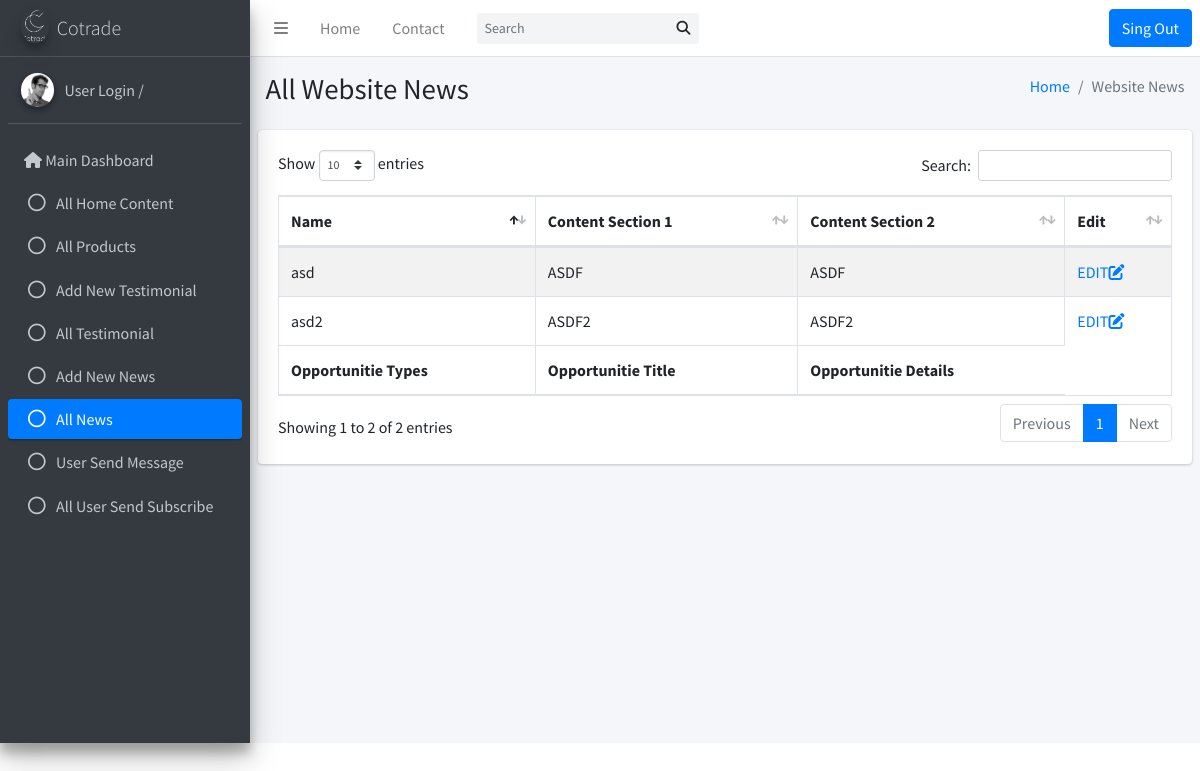
Page /aktech/admin/pages/tables/newsreports.php on the committed database.
### tables this page shows
CREATE TABLE `news` (
  `id` int(11) NOT NULL,
  `newstitle` varchar(5000) NOT NULL,
  `newscontent1` varchar(5000) NOT NULL,
  `newscontent2` varchar(5000) NOT NULL,
  `newsdate` date NOT NULL DEFAULT current_timestamp(),
  `newsimg` varchar(10000) NOT NULL
);

### aktech/admin/pages/tables/newsreports.php (the view, shortened to what this page needs)
<?php
  include("../../conn.php");
?>
<!DOCTYPE html>
<html>
<head>
  <link rel="stylesheet" href="../../plugins/fontawesome-free/css/all.min.css">
  <link rel="stylesheet" href="https://code.ionicframework.com/ionicons/2.0.1/css/ionicons.min.css">
  <link rel="stylesheet" href="../../plugins/datatables-bs4/css/dataTables.bootstrap4.css">
  <link rel="stylesheet" href="../../dist/css/adminlte.min.css">
</head>
<body class="hold-transition sidebar-mini">
<div class="wrapper">
  <nav class="main-header navbar navbar-expand navbar-white navbar-light">
    <ul class="navbar-nav">
      <li class="nav-item">
        <a class="nav-link" data-widget="pushmenu" href="#"><i class="fas fa-bars"></i></a>
      </li>
      <li class="nav-item d-none d-sm-inline-block">
        <a href="../../index3.html" class="nav-link">Home</a>
      </li>
      <li class="nav-item d-none d-sm-inline-block">
        <a href="#" class="nav-link">Contact</a>
      </li>
    </ul>
    <form class="form-inline ml-3">
      <div class="input-group input-group-sm">
        <input class="form-control form-control-navbar" type="search" placeholder="Search" aria-label="Search">
        <div class="input-group-append">
          <button class="btn btn-navbar" type="submit">
            <i class="fas fa-search"></i>
          </button>
        </div>
      </div>
    </form>
    <ul class="navbar-nav ml-auto">
      <li>
              <form action="" method="post" enctype="multipart/form-data" >
                <input style="align:center" type="submit" name="sing_out" id="sing_out" value="Sing Out" class="btn btn-primary">
                </form>
              </li>
    </ul>
  </nav>
<aside class="main-sidebar sidebar-dark-primary elevation-4">
    <a href="index3.html" class="brand-link">
      <img src="../../dist/img/AdminLTELogo.png" alt="AdminLTE Logo" class="brand-image img-circle elevation-3"
           style="opacity: .8">
      <span class="brand-text font-weight-light">Cotrade</span>
    </a>
    <div class="sidebar">
      <div class="user-panel mt-3 pb-3 mb-3 d-flex">
        <div class="image">
          <img src="../../dist/img/user2-160x160.jpg" class="img-circle elevation-2" alt="User Image">
        </div>
        <div class="info">
          <a href="#" class="d-block">User Login / <?php echo $_SESSION["user_login"];?></a>
        </div>
      </div>
 <nav class="mt-2">
        <ul class="nav nav-pills nav-sidebar flex-column" data-widget="treeview" role="menu" data-accordion="false">
          <li class="nav-item has-treeview menu-open">
            <ul class="nav nav-treeview">
              <li class="nav-item has-treeview menu-open">
                <a href="../../all.php" class="nav-link ">
                <i class="fa fa-home"></i>
                  <p>Main Dashboard</p>
                </a>
              </li>
            </ul>
          </li>
          <li class="nav-item">
                <a href="../../pages/tables/AboutUscontent.php" class="nav-link">
                  <i class="far fa-circle nav-icon"></i>
                  <p>All Home Content</p>
                </a>
              </li>
              <li class="nav-item">
            <a href="../../pages/tables/editproducts.php" class="nav-link">
              <i class="far fa-circle nav-icon"></i>
              <p>
               All Products
              </p>
            </a>
          </li>
              <li class="nav-item">
                <a href="../../pages/forms/addNewTestimonial.php" class="nav-link">
                  <i class="far fa-circle nav-icon"></i>
                  <p>Add New Testimonial</p>
                </a>
              </li>
              <li class="nav-item">
                <a href="../../pages/tables/Testimonialreports.php" class="nav-link ">
                  <i class="far fa-circle nav-icon"></i>
                  <p>All Testimonial</p>
                </a>
              </li>
              <li class="nav-item">
                <a href="../../pages/forms/addNewNews.php" class="nav-link">
                  <i class="far fa-circle nav-icon"></i>
                  <p>Add New News</p>
                </a>
              </li>
              <li class="nav-item">
                <a href="#" class="nav-link active">
                  <i class="far fa-circle nav-icon"></i>
                  <p>All News</p>
                </a>
              </li>
              <li class="nav-item">
            <a href="../../pages/tables/contactmessage.php" class="nav-link">
              <i class="far fa-circle nav-icon"></i>
              <p>
               User Send Message
              </p>
            </a>
          </li>
          <li class="nav-item">
            <a href="../../pages/tables/subscribereports.php" class="nav-link">
              <i class="far fa-circle nav-icon"></i>
              <p>
               All User Send Subscribe
              </p>
            </a>
          </li>
        </ul>
      </nav>
    </div>
  </aside>
  <div class="content-wrapper">
    <section class="content-header">
      <div class="container-fluid">
        <div class="row mb-2">
          <div class="col-sm-6">
            <h1>All Website News</h1>
          </div>
          <div class="col-sm-6">
            <ol class="breadcrumb float-sm-right">
              <li class="breadcrumb-item"><a href="#">Home</a></li>
              <li class="breadcrumb-item active">Website News</li>
            </ol>
          </div>
        </div>
      </div>
    </section>
    <section class="content">
      <div class="row">
        <div class="col-12">
        <div class="card">
            <div class="card-body">
              <table id="example3" class="table table-bordered table-striped">
                <thead>
                <tr>
                  <th>Name</th>
                  <th>Content Section 1 </th>
                  <th>Content Section 2 </th>
                  <th>Edit</th>
                </tr>
                </thead>
                <tbody>
                <?php
                          $sql_Opportunities = "SELECT * FROM news";
                          $resultOpportunities = mysqli_query($conn, $sql_Opportunities);
                        if ($resultOpportunities->num_rows > 0) {
                          while($rowOppor = $resultOpportunities->fetch_assoc()) {
                            echo "<tr >";
                            echo "<td>".$rowOppor["newstitle"]."</td>";
                            echo "<td>".$rowOppor["newscontent1"]."</td>";
                            echo "<td>".$rowOppor["newscontent2"]."</td>";
                            echo "<td>"."<a href =\"../forms/editNews.php?id_areaEdit=".$rowOppor['id']."\">".'EDIT<i class="fa-sharp fa-solid fa-pen-to-square"></i>'."</a>"."</td>";
                            echo "</tr>";
                        }
                        } else {
                          echo "0 results";
                        }
                          ?>
                </tbody>
                <tfoot>
                <tr>
                  <th>Opportunitie Types</th>
                  <th>Opportunitie Title</th>
                  <th>Opportunitie Details</th>
                </tr>
                </tfoot>
              </table>
            </div>
          </div>
        </div>
      </div>
    </section>
  </div>
</div>
</body>
</html>

### rows in the picture
news: newstitle "asd", newscontent1 "ASDF", newscontent2 "ASDF"
news: newstitle "asd2", newscontent1 "ASDF2", newscontent2 "ASDF2"
